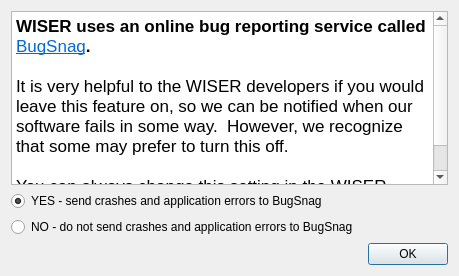
<?xml version="1.0" encoding="UTF-8"?>
<ui version="4.0">
 <class>BugReportingDialog</class>
 <widget class="QDialog" name="BugReportingDialog">
  <property name="geometry">
   <rect>
    <x>0</x>
    <y>0</y>
    <width>459</width>
    <height>276</height>
   </rect>
  </property>
  <property name="windowTitle">
   <string>Online Bug Reporting</string>
  </property>
  <layout class="QGridLayout" name="gridLayout">
   <item row="2" column="0">
    <widget class="QRadioButton" name="rbtn_dont_send_crashes">
     <property name="text">
      <string>NO - do not send crashes and application errors to BugSnag</string>
     </property>
     <property name="checked">
      <bool>false</bool>
     </property>
    </widget>
   </item>
   <item row="3" column="0">
    <widget class="QDialogButtonBox" name="buttonBox">
     <property name="orientation">
      <enum>Qt::Horizontal</enum>
     </property>
     <property name="standardButtons">
      <set>QDialogButtonBox::Ok</set>
     </property>
    </widget>
   </item>
   <item row="1" column="0">
    <widget class="QRadioButton" name="rbtn_send_crashes">
     <property name="text">
      <string>YES - send crashes and application errors to BugSnag</string>
     </property>
     <property name="checked">
      <bool>true</bool>
     </property>
    </widget>
   </item>
   <item row="0" column="0">
    <widget class="QTextBrowser" name="textBrowser">
     <property name="html">
      <string>&lt;!DOCTYPE HTML PUBLIC &quot;-//W3C//DTD HTML 4.0//EN&quot; &quot;http://www.w3.org/TR/REC-html40/strict.dtd&quot;&gt;
&lt;html&gt;&lt;head&gt;&lt;meta name=&quot;qrichtext&quot; content=&quot;1&quot; /&gt;&lt;style type=&quot;text/css&quot;&gt;
p, li { white-space: pre-wrap; }
&lt;/style&gt;&lt;/head&gt;&lt;body style=&quot; font-family:'.AppleSystemUIFont'; font-size:13pt; font-weight:400; font-style:normal;&quot;&gt;
&lt;p style=&quot; margin-top:0px; margin-bottom:0px; margin-left:0px; margin-right:0px; -qt-block-indent:0; text-indent:0px;&quot;&gt;&lt;span style=&quot; font-weight:600;&quot;&gt;WISER uses an online bug reporting service called &lt;/span&gt;&lt;a href=&quot;https://www.bugsnag.com&quot;&gt;&lt;span style=&quot; text-decoration: underline; color:#0068da;&quot;&gt;BugSnag&lt;/span&gt;&lt;/a&gt;&lt;span style=&quot; font-weight:600;&quot;&gt;.&lt;/span&gt;&lt;/p&gt;
&lt;p style=&quot;-qt-paragraph-type:empty; margin-top:0px; margin-bottom:0px; margin-left:0px; margin-right:0px; -qt-block-indent:0; text-indent:0px; font-weight:600;&quot;&gt;&lt;br /&gt;&lt;/p&gt;
&lt;p style=&quot; margin-top:0px; margin-bottom:0px; margin-left:0px; margin-right:0px; -qt-block-indent:0; text-indent:0px;&quot;&gt;It is very helpful to the WISER developers if you would leave this feature on, so we can be notified when our software fails in some way.  However, we recognize that some may prefer to turn this off.&lt;/p&gt;
&lt;p style=&quot;-qt-paragraph-type:empty; margin-top:0px; margin-bottom:0px; margin-left:0px; margin-right:0px; -qt-block-indent:0; text-indent:0px;&quot;&gt;&lt;br /&gt;&lt;/p&gt;
&lt;p style=&quot; margin-top:0px; margin-bottom:0px; margin-left:0px; margin-right:0px; -qt-block-indent:0; text-indent:0px;&quot;&gt;You can always change this setting in the WISER configuration dialog, if you change your mind!&lt;/p&gt;&lt;/body&gt;&lt;/html&gt;</string>
     </property>
    </widget>
   </item>
  </layout>
 </widget>
 <tabstops>
  <tabstop>textBrowser</tabstop>
  <tabstop>rbtn_send_crashes</tabstop>
  <tabstop>rbtn_dont_send_crashes</tabstop>
 </tabstops>
 <resources/>
 <connections>
  <connection>
   <sender>buttonBox</sender>
   <signal>accepted()</signal>
   <receiver>BugReportingDialog</receiver>
   <slot>accept()</slot>
   <hints>
    <hint type="sourcelabel">
     <x>254</x>
     <y>358</y>
    </hint>
    <hint type="destinationlabel">
     <x>157</x>
     <y>274</y>
    </hint>
   </hints>
  </connection>
  <connection>
   <sender>buttonBox</sender>
   <signal>rejected()</signal>
   <receiver>BugReportingDialog</receiver>
   <slot>reject()</slot>
   <hints>
    <hint type="sourcelabel">
     <x>322</x>
     <y>358</y>
    </hint>
    <hint type="destinationlabel">
     <x>286</x>
     <y>274</y>
    </hint>
   </hints>
  </connection>
 </connections>
</ui>
